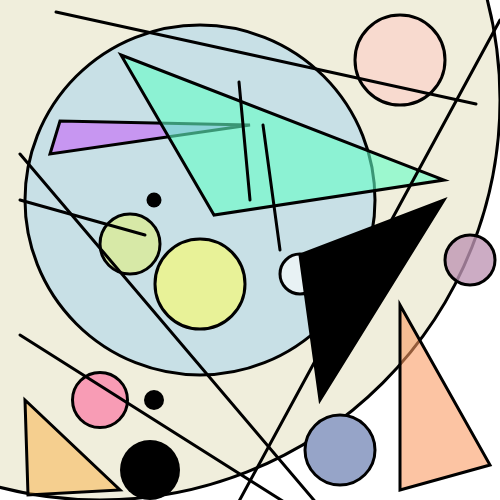
Frame 1 (no input)
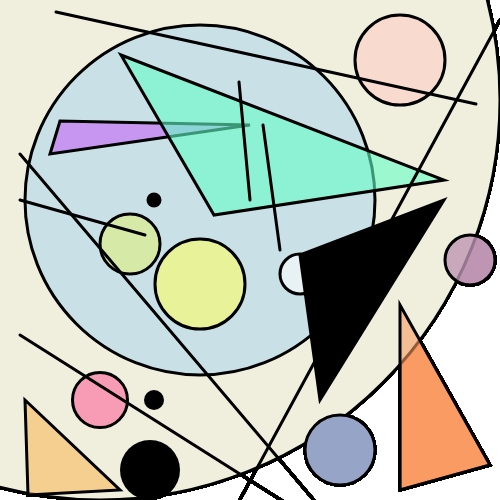
Frame 60 (no input)
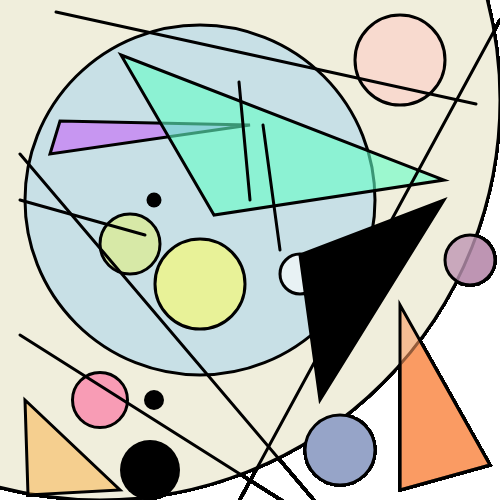
Frame 120 (the mouse pressed at the canvas centre since frame 60)

The p5.js sketch that drew these frames (run headless with seeded random() and noise() and a simulated clock; from frame 60 on, the mouse is pressed at the canvas centre):

// p5.js sketch
// ── sketch.js
function setup() {
  //create your canvas here

  createCanvas(500, 500);
}

function draw() {
  stroke(0, 0, 0);
  strokeWeight(3);

  noFill();

  fill(240, 238, 220);
  ellipse(100, 100, 800);

  fill(200, 224, 230);
  ellipse(200, 200, 350);

  fill(255, 255, 0, 70);
  ellipse(130, 244, 60);

  fill(255, 255, 255, 150);
  ellipse(300, 274, 40);

  fill(255, 255, 100, 150);
  ellipse(200, 284, 90);

  fill(255, 100, 155, 150);
  ellipse(100, 400, 55);

  fill(255, 205, 200, 150);
  ellipse(400, 60, 90);

  fill(200, 100, 250, 150);
  triangle(250, 125, 50, 154, 60, 121, 200, 121);

  fill(100, 255, 200, 150);
  triangle(121, 55, 444, 180, 214, 215, 44, 11);

  fill(0);
  triangle(300, 255, 320, 400, 444, 200, 200, 121);

  fill(250, 155, 100, 150);
  triangle(400, 305, 400, 490, 490, 465, 440, 480);

  fill(250, 185, 90, 150);
  triangle(25, 400, 28, 495, 120, 490);

  fill(150, 164, 200);
  ellipse(340, 450, 70);

  fill(190, 150, 180, 200);
  ellipse(470, 260, 50);

  line(324, 512, 20, 154);
  line(500, 20, 154, 658);
  line(20, 200, 145, 235);
  line(300, 512, 20, 335);
  line(239, 82, 250, 200);
  line(263, 125, 280, 250);
  line(56, 12, 476, 104, 144);

  strokeWeight(20);
  point(154, 400);

  strokeWeight(15);
  point(154, 200);

  strokeWeight(60);
  point(150, 470);

  //do your drawing here
  // 	triangles
  // ellipses
  // lines
  // points.
}
